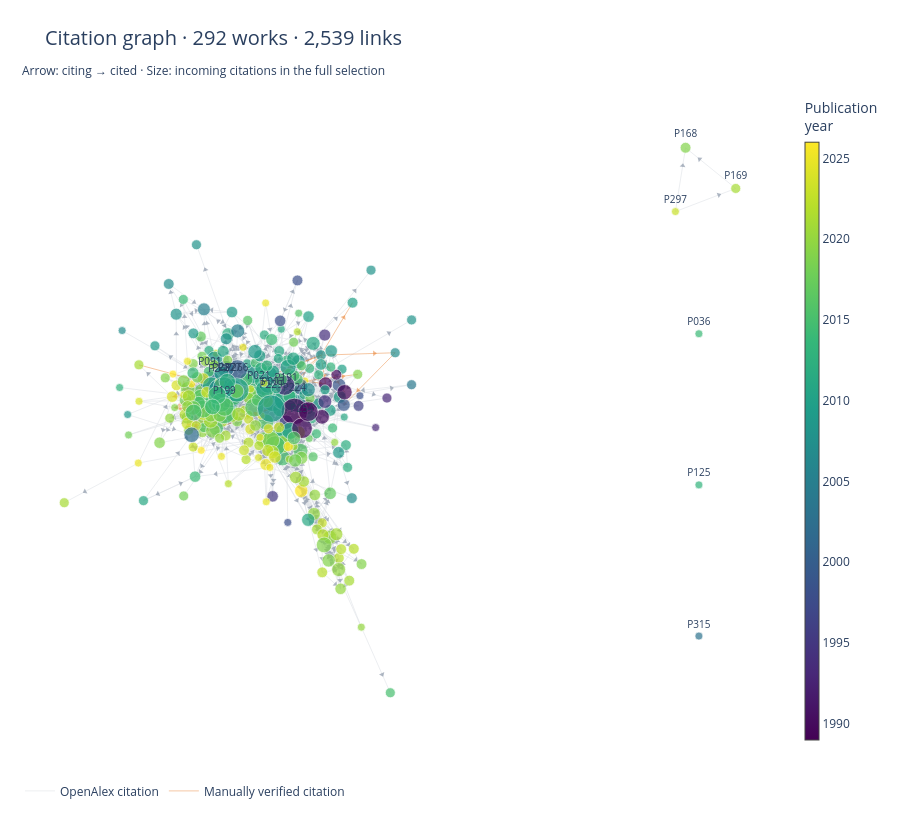

Write notebook code for a chart like this one.
### Markdown cell above
## 3. Interactive citation graph

Zoom or pan to inspect dense regions. Hover over a **node** for its title, ID, year, degree
counts and reference-coverage note. Hover over an **arrowhead** for the citing/cited IDs,
matching method, provenance and manual evidence page when available. Arrowheads sit partway
along each link and point toward the cited work. Double-click to reset the view.

The exported HTML includes Plotly itself and opens offline in a browser. Colors and node
sizes use the same corpus-wide scale in the overview and the focused view.

### Code cell
def wrapped_html(value, width=65):
    return '<br>'.join(escape(line) for line in textwrap.wrap(str(value), width))

def interactive_graph(graph, positions, title, label_all=False):
    figure = go.Figure()
    for kind, color in edge_colors.items():
        selected = [(a, b, d) for a, b, d in graph.edges(data=True) if d['citation_source'] == kind]
        if not selected:
            continue
        line_x, line_y, arrow_x, arrow_y, angles, hover = [], [], [], [], [], []
        for a, b, data in selected:
            start, end = np.asarray(positions[a]), np.asarray(positions[b])
            line_x.extend([start[0], end[0], None])
            line_y.extend([start[1], end[1], None])
            point = start + 0.72 * (end - start)
            arrow_x.append(point[0]); arrow_y.append(point[1])
            delta = end - start
            angles.append(float(90 - np.degrees(np.arctan2(delta[1], delta[0]))))
            hover.append(f'<b>{a} → {b}</b><br>'
                f'{wrapped_html(G.nodes[a]["title"])}<br>cites<br>'
                f'{wrapped_html(G.nodes[b]["title"])}<br><br>'
                f'Source: {escape(kind)}<br>Match: {escape(data["target_match_method"])}<br>'
                f'PDF evidence page: {escape(data["evidence_pdf_page"] or "—")}')
        label = 'OpenAlex citation' if kind == 'openalex' else 'Manually verified citation'
        figure.add_trace(go.Scatter(x=line_x, y=line_y, mode='lines', name=label,
            legendgroup=kind, line=dict(color=color, width=0.6),
            opacity=0.20 if kind == 'openalex' else 0.7, hoverinfo='skip'))
        figure.add_trace(go.Scatter(x=arrow_x, y=arrow_y, mode='markers',
            marker=dict(symbol='triangle-up', angle=angles, size=5, color=color),
            opacity=0.5, text=hover, hovertemplate='%{text}<extra></extra>',
            showlegend=False, legendgroup=kind))
    papers = list(graph)
    hover = []
    for p in papers:
        data = G.nodes[p]
        aliases = pdf_map.loc[pdf_map.canonical_paper_id.eq(p), 'paper_id'].tolist()
        hover.append(f'<b>{p} · {data["year"]}</b><br>{wrapped_html(data["title"])}<br><br>'
            f'Incoming citations in selection: {G.in_degree(p)}<br>'
            f'Outgoing references in selection: {G.out_degree(p)}<br>'
            f'PDF IDs: {", ".join(aliases)}<br>'
            f'Coverage: {wrapped_html(data["reference_coverage_note"])}')
    figure.add_trace(go.Scatter(
        x=[positions[p][0] for p in papers], y=[positions[p][1] for p in papers],
        mode='markers+text', name='Works', showlegend=False,
        text=[p if label_all or p in labels else '' for p in papers],
        textposition='top center', textfont=dict(size=10), customdata=papers,
        hovertext=hover, hovertemplate='%{hovertext}<extra></extra>',
        marker=dict(size=[8 + 2.0 * np.sqrt(G.in_degree(p)) for p in papers],
            color=[G.nodes[p]['year'] for p in papers], colorscale='Viridis',
            cmin=year_min, cmax=year_max, showscale=True,
            colorbar=dict(title='Publication<br>year', thickness=14),
            line=dict(width=0.7, color='white'))))
    figure.update_layout(title=dict(text=title, font=dict(size=20)),
        template='plotly_white', height=820, hovermode='closest',
        margin=dict(l=20, r=40, t=90, b=70),
        legend=dict(orientation='h', y=-0.04),
        xaxis=dict(visible=False), yaxis=dict(visible=False, scaleanchor='x', scaleratio=1),
        annotations=[dict(text='Arrow: citing → cited · Size: incoming citations in the full selection',
                          x=0, y=1.045, xref='paper', yref='paper', showarrow=False, xanchor='left')])
    return figure

overview = interactive_graph(G, pos, f'Citation graph · {len(G)} works · {G.number_of_edges():,} links')
overview.write_html(OUT / 'citation_graph_interactive.html', include_plotlyjs=True,
                    config={'scrollZoom': True, 'displaylogo': False})
overview.show(renderer='plotly_mimetype', config={'scrollZoom': True, 'displaylogo': False})
print('Offline interactive graph:', OUT / 'citation_graph_interactive.html')

### Figure 1 — Plotly figure (JSON) as saved in the notebook; plotly's stock layout.template omitted (floating-point values rounded to 4 significant figures; data arrays with more than 128 entries replaced by an {"elided": "..."} marker saying what was removed)
{"data": [{"hoverinfo": "skip", "legendgroup": "openalex", "line": {"color": "#64748b", "width": 0.6}, "mode": "lines", "name": "OpenAlex citation", "opacity": 0.2, "type": "scatter", "x": {"elided": "7422 float values"}, "y": {"elided": "7422 float values"}}, {"hovertemplate": "%{text}<extra></extra>", "legendgroup": "openalex", "marker": {"angle": {"elided": "2474 float values"}, "color": "#64748b", "size": 5, "symbol": "triangle-up"}, "mode": "markers", "opacity": 0.5, "showlegend": false, "text": {"elided": "2474 str values"}, "type": "scatter", "x": {"elided": "2474 float values"}, "y": {"elided": "2474 float values"}}, {"hoverinfo": "skip", "legendgroup": "local_pdf_manual_review", "line": {"color": "#e87924", "width": 0.6}, "mode": "lines", "name": "Manually verified citation", "opacity": 0.7, "type": "scatter", "x": {"elided": "195 float values"}, "y": {"elided": "195 float values"}}, {"hovertemplate": "%{text}<extra></extra>", "legendgroup": "local_pdf_manual_review", "marker": {"angle": [105.0, -80.24, 25.7, 70.25, -34.67, 5.433, 31.51, 85.95, 27.2, 38.16, -6.59, 62.65, -5.549, 75.3, 11.57, 57.14, 15.87, 97.65, -108.5, -173.3, 82.78, -101.6, -129.2, -86.65, -97.47, -98.33, -135.4, 53.05, 58.86, 97.98, 110.2, 94.9, 75.27, 92.89, 68.84, 104.6, 101.7, 81.68, -98.58, 104.5, 33.5, 96.79, 47.15, 175.5, 171.8, 112.6, 131.2, -0.07597, 87.76, 125.9, 82.33, 72.96, 144.0, 79.55, 90.38, 150.6, 109.3, -112.5, 88.12, -137.0, 170.9, 147.5, 31.06, -129.7, -110.2], "color": "#e87924", "size": 5, "symbol": "triangle-up"}, "mode": "markers", "opacity": 0.5, "showlegend": false, "text": ["<b>P032 → P286</b><br>An Empirical Guide to Investor-Level Private Equity Data from<br>Preqin<br>cites<br>Private equity portfolio company fees<br><br>Source: local_pdf_manual_review<br>Match: manually_verified_pdf_citation<br>PDF evidence page: 16", "<b>P064 → P188</b><br>What Do Different Commercial Data Sets Tell Us About Private<br>Equity Performance?<br>cites<br>Benchmarking private equity: The direct alpha method<br><br>Source: local_pdf_manual_review<br>Match: manually_verified_pdf_citation<br>PDF evidence page: 30", "<b>P064 → P199</b><br>What Do Different Commercial Data Sets Tell Us About Private<br>Equity Performance?<br>cites<br>Private Equity Performance: What Do We Know?<br><br>Source: local_pdf_manual_review<br>Match: manually_verified_pdf_citation<br>PDF evidence page: 30", "<b>P064 → P229</b><br>What Do Different Commercial Data Sets Tell Us About Private<br>Equity Performance?<br>cites<br>Leveraged Buyouts and Private Equity<br><br>Source: local_pdf_manual_review<br>Match: manually_verified_pdf_citation<br>PDF evidence page: 30", "<b>P064 → P241</b><br>What Do Different Commercial Data Sets Tell Us About Private<br>Equity Performance?<br>cites<br>Risk and Expected Returns of Private Equity Investments: Evidence<br>Based on Market Prices<br><br>Source: local_pdf_manual_review<br>Match: manually_verified_pdf_citation<br>PDF evidence page: 30", "<b>P064 → P247</b><br>What Do Different Commercial Data Sets Tell Us About Private<br>Equity Performance?<br>cites<br>Smart Institutions, Foolish Choices: The Limited Partner<br>Performance Puzzle<br><br>Source: local_pdf_manual_review<br>Match: manually_verified_pdf_citation<br>PDF evidence page: 31", "<b>P067 → P059</b><br>Private Equity Portfolio Companies: A First Look at Burgiss<br>Holdings Data<br>cites<br>Adverse selection and the performance of private equity co-<br>investments<br><br>Source: local_pdf_manual_review<br>Match: manually_verified_pdf_citation<br>PDF evidence page: 10", "<b>P067 → P064</b><br>Private Equity Portfolio Companies: A First Look at Burgiss<br>Holdings Data<br>cites<br>What Do Different Commercial Data Sets Tell Us About Private<br>Equity Performance?<br><br>Source: local_pdf_manual_review<br>Match: manually_verified_pdf_citation<br>PDF evidence page: 10", "<b>P067 → P065</b><br>Private Equity Portfolio Companies: A First Look at Burgiss<br>Holdings Data<br>cites<br>Do private equity funds manipulate reported returns?<br><br>Source: local_pdf_manual_review<br>Match: manually_verified_pdf_citation<br>PDF evidence page: 10", "<b>P067 → P149</b><br>Private Equity Portfolio Companies: A First Look at Burgiss<br>Holdings Data<br>cites<br>The disintermediation of financial markets: Direct investing in<br>private equity<br><br>Source: local_pdf_manual_review<br>Match: manually_verified_pdf_citation<br>PDF evidence page: 10", "<b>P067 → P188</b><br>Private Equity Portfolio Companies: A First Look at Burgiss<br>Holdings Data<br>cites<br>Benchmarking private equity: The direct alpha method<br><br>Source: local_pdf_manual_review<br>Match: manually_verified_pdf_citation<br>PDF evidence page: 10", "<b>P067 → P199</b><br>Private Equity Portfolio Companies: A First Look at Burgiss<br>Holdings Data<br>cites<br>Private Equity Performance: What Do We Know?<br><br>Source: local_pdf_manual_review<br>Match: manually_verified_pdf_citation<br>PDF evidence page: 10", "<b>P067 → P200</b><br>Private Equity Portfolio Companies: A First Look at Burgiss<br>Holdings Data<br>cites<br>Financial intermediation in private equity: How well do funds of<br>funds perform?<br><br>Source: local_pdf_manual_review<br>Match: manually_verified_pdf_citation<br>PDF evidence page: 10", "<b>P067 → P229</b><br>Private Equity Portfolio Companies: A First Look at Burgiss<br>Holdings Data<br>cites<br>Leveraged Buyouts and Private Equity<br><br>Source: local_pdf_manual_review<br>Match: manually_verified_pdf_citation<br>PDF evidence page: 11", "<b>P067 → P271</b><br>Private Equity Portfolio Companies: A First Look at Burgiss<br>Holdings Data<br>cites<br>The liquidity cost of private equity investments: Evidence from<br>secondary market transactions<br><br>Source: local_pdf_manual_review<br>Match: manually_verified_pdf_citation<br>PDF evidence page: 11", "<b>P067 → P293</b><br>Private Equity Portfolio Companies: A First Look at Burgiss<br>Holdings Data<br>cites<br>Cyclicality, performance measurement, and cash flow liquidity in<br>private equity<br><br>Source: local_pdf_manual_review<br>Match: manually_verified_pdf_citation<br>PDF evidence page: 11", "<b>P067 → P302</b><br>Private Equity Portfolio Companies: A First Look at Burgiss<br>Holdings Data<br>cites<br>The Public Market Equivalent and Private Equity Performance<br><br>Source: local_pdf_manual_review<br>Match: manually_verified_pdf_citation<br>PDF evidence page: 11", "<b>P073 → P019</b><br>The Structure of Leveraged Buyouts and the Free-Rider Problem<br>cites<br>Event risk, covenants, and bondholder returns in leveraged<br>buyouts<br><br>Source: local_pdf_manual_review<br>Match: manually_verified_pdf_citation<br>PDF evidence page: 36", "<b>P073 → P021</b><br>The Structure of Leveraged Buyouts and the Free-Rider Problem<br>cites<br>Borrow Cheap, Buy High? The Determinants of Leverage and Pricing<br>in Buyouts<br><br>Source: local_pdf_manual_review<br>Match: manually_verified_pdf_citation<br>PDF evidence page: 36", "<b>P073 → P093</b><br>The Structure of Leveraged Buyouts and the Free-Rider Problem<br>cites<br>Sources of Value Creation in Private Equity Buyouts of Private<br>Firms<br><br>Source: local_pdf_manual_review<br>Match: manually_verified_pdf_citation<br>PDF evidence page: 37", "<b>P073 → P133</b><br>The Structure of Leveraged Buyouts and the Free-Rider Problem<br>cites<br>Leveraged buyouts and bond credit spreads<br><br>Source: local_pdf_manual_review<br>Match: manually_verified_pdf_citation<br>PDF evidence page: 37", "<b>P073 → P228</b><br>The Structure of Leveraged Buyouts and the Free-Rider Problem<br>cites<br>The Evolution of Buyout Pricing and Financial Structure in the<br>1980s<br><br>Source: local_pdf_manual_review<br>Match: manually_verified_pdf_citation<br>PDF evidence page: 38", "<b>P073 → P229</b><br>The Structure of Leveraged Buyouts and the Free-Rider Problem<br>cites<br>Leveraged Buyouts and Private Equity<br><br>Source: local_pdf_manual_review<br>Match: manually_verified_pdf_citation<br>PDF evidence page: 38", "<b>P073 → P259</b><br>The Structure of Leveraged Buyouts and the Free-Rider Problem<br>cites<br>A theory of LBO activity based on repeated debt-equity conflicts<br><br>Source: local_pdf_manual_review<br>Match: manually_verified_pdf_citation<br>PDF evidence page: 38", "<b>P073 → P266</b><br>The Structure of Leveraged Buyouts and the Free-Rider Problem<br>cites<br>The Economics of Private Equity Funds<br><br>Source: local_pdf_manual_review<br>Match: manually_verified_pdf_citation<br>PDF evidence page: 38", "<b>P073 → P286</b><br>The Structure of Leveraged Buyouts and the Free-Rider Problem<br>cites<br>Private equity portfolio company fees<br><br>Source: local_pdf_manual_review<br>Match: manually_verified_pdf_citation<br>PDF evidence page: 38", "<b>P170 → P085</b><br>Deconstructing Equity: Public Ownership, Agency Costs, and<br>Complete Capital Markets<br>cites<br>A Theory of the Going-Public Decision<br><br>Source: local_pdf_manual_review<br>Match: manually_verified_pdf_citation<br>PDF evidence page: 25", "<b>P187 → P091</b><br>Evaluating Private Equity Performance Using Stochastic Discount<br>Factors<br>cites<br>The risk and return of venture capital<br><br>Source: local_pdf_manual_review<br>Match: manually_verified_pdf_citation<br>PDF evidence page: 33", "<b>P187 → P158</b><br>Evaluating Private Equity Performance Using Stochastic Discount<br>Factors<br>cites<br>Private Equity Performance and Liquidity Risk<br><br>Source: local_pdf_manual_review<br>Match: manually_verified_pdf_citation<br>PDF evidence page: 34", "<b>P187 → P186</b><br>Evaluating Private Equity Performance Using Stochastic Discount<br>Factors<br>cites<br>Do Private Equity Managers Have Superior Information on Public<br>Markets?<br><br>Source: local_pdf_manual_review<br>Match: manually_verified_pdf_citation<br>PDF evidence page: 34", "<b>P187 → P193</b><br>Evaluating Private Equity Performance Using Stochastic Discount<br>Factors<br>cites<br>Valuing Private Equity Investments Strip by Strip<br><br>Source: local_pdf_manual_review<br>Match: manually_verified_pdf_citation<br>PDF evidence page: 34", "<b>P187 → P199</b><br>Evaluating Private Equity Performance Using Stochastic Discount<br>Factors<br>cites<br>Private Equity Performance: What Do We Know?<br><br>Source: local_pdf_manual_review<br>Match: manually_verified_pdf_citation<br>PDF evidence page: 35", "<b>P187 → P227</b><br>Evaluating Private Equity Performance Using Stochastic Discount<br>Factors<br>cites<br>Private Equity Performance: Returns, Persistence, and Capital<br>Flows<br><br>Source: local_pdf_manual_review<br>Match: manually_verified_pdf_citation<br>PDF evidence page: 35", "<b>P187 → P237</b><br>Evaluating Private Equity Performance Using Stochastic Discount<br>Factors<br>cites<br>Risk‐Adjusting the Returns to Venture Capital<br><br>Source: local_pdf_manual_review<br>Match: manually_verified_pdf_citation<br>PDF evidence page: 35", "<b>P187 → P247</b><br>Evaluating Private Equity Performance Using Stochastic Discount<br>Factors<br>cites<br>Smart Institutions, Foolish Choices: The Limited Partner<br>Performance Puzzle<br><br>Source: local_pdf_manual_review<br>Match: manually_verified_pdf_citation<br>PDF evidence page: 35", "<b>P187 → P302</b><br>Evaluating Private Equity Performance Using Stochastic Discount<br>Factors<br>cites<br>The Public Market Equivalent and Private Equity Performance<br><br>Source: local_pdf_manual_review<br>Match: manually_verified_pdf_citation<br>PDF evidence page: 35", "<b>P236 → P012</b><br>Private Equity for Pension Plans? Evaluating Private Equity<br>Performance from an Investor&#x27;s Perspective<br>cites<br>Political Representation and Governance: Evidence from the<br>Investment Decisions of Public Pension Funds<br><br>Source: local_pdf_manual_review<br>Match: manually_verified_pdf_citation<br>PDF evidence page: 19", "<b>P236 → P030</b><br>Private Equity for Pension Plans? Evaluating Private Equity<br>Performance from an Investor&#x27;s Perspective<br>cites<br>Interim fund performance and fundraising in private equity<br><br>Source: local_pdf_manual_review<br>Match: manually_verified_pdf_citation<br>PDF evidence page: 19", "<b>P236 → P033</b><br>Private Equity for Pension Plans? Evaluating Private Equity<br>Performance from an Investor&#x27;s Perspective<br>cites<br>Fee Variation in Private Equity<br><br>Source: local_pdf_manual_review<br>Match: manually_verified_pdf_citation<br>PDF evidence page: 19", "<b>P236 → P065</b><br>Private Equity for Pension Plans? Evaluating Private Equity<br>Performance from an Investor&#x27;s Perspective<br>cites<br>Do private equity funds manipulate reported returns?<br><br>Source: local_pdf_manual_review<br>Match: manually_verified_pdf_citation<br>PDF evidence page: 19", "<b>P236 → P080</b><br>Private Equity for Pension Plans? Evaluating Private Equity<br>Performance from an Investor&#x27;s Perspective<br>cites<br>Measuring Institutional Investors’ Skill at Making Private Equity<br>Investments<br><br>Source: local_pdf_manual_review<br>Match: manually_verified_pdf_citation<br>PDF evidence page: 19", "<b>P236 → P114</b><br>Private Equity for Pension Plans? Evaluating Private Equity<br>Performance from an Investor&#x27;s Perspective<br>cites<br>The importance of size in private equity: Evidence from a survey<br>of limited partners<br><br>Source: local_pdf_manual_review<br>Match: manually_verified_pdf_citation<br>PDF evidence page: 19", "<b>P236 → P128</b><br>Private Equity for Pension Plans? Evaluating Private Equity<br>Performance from an Investor&#x27;s Perspective<br>cites<br>Investor Scale and Performance in Private Equity Investments<br><br>Source: local_pdf_manual_review<br>Match: manually_verified_pdf_citation<br>PDF evidence page: 19", "<b>P236 → P166</b><br>Private Equity for Pension Plans? Evaluating Private Equity<br>Performance from an Investor&#x27;s Perspective<br>cites<br>Nowcasting Net Asset Values: The Case of Private Equity<br><br>Source: local_pdf_manual_review<br>Match: manually_verified_pdf_citation<br>PDF evidence page: 19", "<b>P236 → P188</b><br>Private Equity for Pension Plans? Evaluating Private Equity<br>Performance from an Investor&#x27;s Perspective<br>cites<br>Benchmarking private equity: The direct alpha method<br><br>Source: local_pdf_manual_review<br>Match: manually_verified_pdf_citation<br>PDF evidence page: 19", "<b>P236 → P199</b><br>Private Equity for Pension Plans? Evaluating Private Equity<br>Performance from an Investor&#x27;s Perspective<br>cites<br>Private Equity Performance: What Do We Know?<br><br>Source: local_pdf_manual_review<br>Match: manually_verified_pdf_citation<br>PDF evidence page: 19", "<b>P236 → P201</b><br>Private Equity for Pension Plans? Evaluating Private Equity<br>Performance from an Investor&#x27;s Perspective<br>cites<br>Has persistence persisted in private equity? Evidence from buyout<br>and venture capital funds<br><br>Source: local_pdf_manual_review<br>Match: manually_verified_pdf_citation<br>PDF evidence page: 19", "<b>P236 → P217</b><br>Private Equity for Pension Plans? Evaluating Private Equity<br>Performance from an Investor&#x27;s Perspective<br>cites<br>Private Equity Net Asset Values and Future Cash Flows<br><br>Source: local_pdf_manual_review<br>Match: manually_verified_pdf_citation<br>PDF evidence page: 19", "<b>P236 → P227</b><br>Private Equity for Pension Plans? Evaluating Private Equity<br>Performance from an Investor&#x27;s Perspective<br>cites<br>Private Equity Performance: Returns, Persistence, and Capital<br>Flows<br><br>Source: local_pdf_manual_review<br>Match: manually_verified_pdf_citation<br>PDF evidence page: 19", "<b>P236 → P237</b><br>Private Equity for Pension Plans? Evaluating Private Equity<br>Performance from an Investor&#x27;s Perspective<br>cites<br>Risk‐Adjusting the Returns to Venture Capital<br><br>Source: local_pdf_manual_review<br>Match: manually_verified_pdf_citation<br>PDF evidence page: 19", "<b>P236 → P247</b><br>Private Equity for Pension Plans? Evaluating Private Equity<br>Performance from an Investor&#x27;s Perspective<br>cites<br>Smart Institutions, Foolish Choices: The Limited Partner<br>Performance Puzzle<br><br>Source: local_pdf_manual_review<br>Match: manually_verified_pdf_citation<br>PDF evidence page: 19", "<b>P236 → P289</b><br>Private Equity for Pension Plans? Evaluating Private Equity<br>Performance from an Investor&#x27;s Perspective<br>cites<br>Local Overweighting and Underperformance: Evidence from Limited<br>Partner Private Equity Investments<br><br>Source: local_pdf_manual_review<br>Match: manually_verified_pdf_citation<br>PDF evidence page: 19", "<b>P236 → P271</b><br>Private Equity for Pension Plans? Evaluating Private Equity<br>Performance from an Investor&#x27;s Perspective<br>cites<br>The liquidity cost of private equity investments: Evidence from<br>secondary market transactions<br><br>Source: local_pdf_manual_review<br>Match: manually_verified_pdf_citation<br>PDF evidence page: 20", "<b>P236 → P287</b><br>Private Equity for Pension Plans? Evaluating Private Equity<br>Performance from an Investor&#x27;s Perspective<br>cites<br>The Performance of Private Equity Funds<br><br>Source: local_pdf_manual_review<br>Match: manually_verified_pdf_citation<br>PDF evidence page: 20", "<b>P236 → P296</b><br>Private Equity for Pension Plans? Evaluating Private Equity<br>Performance from an Investor&#x27;s Perspective<br>cites<br>Limited partner performance and the maturing of the private<br>equity industry<br><br>Source: local_pdf_manual_review<br>Match: manually_verified_pdf_citation<br>PDF evidence page: 20", "<b>P236 → P302</b><br>Private Equity for Pension Plans? Evaluating Private Equity<br>Performance from an Investor&#x27;s Perspective<br>cites<br>The Public Market Equivalent and Private Equity Performance<br><br>Source: local_pdf_manual_review<br>Match: manually_verified_pdf_citation<br>PDF evidence page: 20", "<b>P236 → P304</b><br>Private Equity for Pension Plans? Evaluating Private Equity<br>Performance from an Investor&#x27;s Perspective<br>cites<br>Replicating Private Equity with Value Investing, Homemade<br>Leverage, and Hold-to-Maturity Accounting<br><br>Source: local_pdf_manual_review<br>Match: manually_verified_pdf_citation<br>PDF evidence page: 20", "<b>P263 → P266</b><br>Does Private Equity Create Wealth? The Effects of Private Equity<br>and Derivatives on Corporate Governance<br>cites<br>The Economics of Private Equity Funds<br><br>Source: local_pdf_manual_review<br>Match: manually_verified_pdf_citation<br>PDF evidence page: 4", "<b>P263 → P170</b><br>Does Private Equity Create Wealth? The Effects of Private Equity<br>and Derivatives on Corporate Governance<br>cites<br>Deconstructing Equity: Public Ownership, Agency Costs, and<br>Complete Capital Markets<br><br>Source: local_pdf_manual_review<br>Match: manually_verified_pdf_citation<br>PDF evidence page: 6", "<b>P263 → P229</b><br>Does Private Equity Create Wealth? The Effects of Private Equity<br>and Derivatives on Corporate Governance<br>cites<br>Leveraged Buyouts and Private Equity<br><br>Source: local_pdf_manual_review<br>Match: manually_verified_pdf_citation<br>PDF evidence page: 10", "<b>P263 → P019</b><br>Does Private Equity Create Wealth? The Effects of Private Equity<br>and Derivatives on Corporate Governance<br>cites<br>Event risk, covenants, and bondholder returns in leveraged<br>buyouts<br><br>Source: local_pdf_manual_review<br>Match: manually_verified_pdf_citation<br>PDF evidence page: 16", "<b>P263 → P260</b><br>Does Private Equity Create Wealth? The Effects of Private Equity<br>and Derivatives on Corporate Governance<br>cites<br>Wealth effects of going private for senior securities<br><br>Source: local_pdf_manual_review<br>Match: manually_verified_pdf_citation<br>PDF evidence page: 16", "<b>P263 → P004</b><br>Does Private Equity Create Wealth? The Effects of Private Equity<br>and Derivatives on Corporate Governance<br>cites<br>More insiders, more insider trading: Evidence from private-equity<br>buyouts☆<br><br>Source: local_pdf_manual_review<br>Match: manually_verified_pdf_citation<br>PDF evidence page: 22", "<b>P263 → P228</b><br>Does Private Equity Create Wealth? The Effects of Private Equity<br>and Derivatives on Corporate Governance<br>cites<br>The Evolution of Buyout Pricing and Financial Structure in the<br>1980s<br><br>Source: local_pdf_manual_review<br>Match: manually_verified_pdf_citation<br>PDF evidence page: 22", "<b>P263 → P274</b><br>Does Private Equity Create Wealth? The Effects of Private Equity<br>and Derivatives on Corporate Governance<br>cites<br>Club deals in leveraged buyouts<br><br>Source: local_pdf_manual_review<br>Match: manually_verified_pdf_citation<br>PDF evidence page: 22"], "type": "scatter", "x": [-0.178, -0.2252, -0.1327, -0.01349, -0.1973, -0.1436, -0.2105, -0.1802, -0.2114, -0.1881, -0.2526, -0.16, -0.2581, -0.04087, -0.239, -0.1588, -0.2378, 0.2122, 0.04298, 0.1446, 0.294, 0.1086, 0.0741, 0.09831, -0.01287, -0.01398, 0.3478, -0.2101, -0.2069, -0.1538, -0.2083, -0.1738, -0.1602, -0.2273, -0.1847, -0.2515, -0.2359, -0.2198, -0.297, -0.2162, -0.2575, -0.2245, -0.2041, -0.2638, -0.2574, -0.1648, -0.2172, -0.2678, -0.1512, -0.2184, -0.1758, -0.157, -0.2438, -0.166, -0.1831, -0.2426, -0.128, 0.002912, 0.405, 0.08988, 0.228, 0.2764, 0.2967, 0.1244, 0.1328], "y": [0.09027, -0.05466, -0.02526, -0.0171, -0.002752, 0.03, -0.00859, -0.06905, 0.002298, 0.005522, -0.0566, -0.0272, 0.003245, -0.01904, -0.0173, -0.01477, -0.02896, 0.09273, 0.06064, -0.03095, 0.1167, 0.08917, 0.02962, 0.1033, 0.07705, 0.07427, 0.06709, 0.07325, 0.06198, -0.01445, -0.02759, -0.004799, 0.04264, 0.002323, 0.05047, -0.006559, 0.04396, 0.05757, 0.04615, 0.03719, 0.06606, 0.04542, 0.1096, 0.0007633, -0.02171, 0.007685, 0.006238, 0.08533, 0.05512, 0.01481, 0.06295, 0.0845, 0.01759, 0.06932, 0.05, 0.005925, 0.00166, 0.1026, 0.1972, 0.05518, 0.1183, 0.09695, 0.3244, 0.1147, 0.1602]}, {"customdata": {"elided": "292 str values"}, "hovertemplate": "%{hovertext}<extra></extra>", "hovertext": {"elided": "292 str values"}, "marker": {"cmax": 2026, "cmin": 1989, "color": {"elided": "292 int values"}, "colorbar": {"thickness": 14, "title": {"text": "Publication<br>year"}}, "colorscale": [[0.0, "#440154"], [0.1111, "#482878"], [0.2222, "#3e4989"], [0.3333, "#31688e"], [0.4444, "#26828e"], [0.5556, "#1f9e89"], [0.6667, "#35b779"], [0.7778, "#6ece58"], [0.8889, "#b5de2b"], [1.0, "#fde725"]], "line": {"color": "white", "width": 0.7}, "showscale": true, "size": {"elided": "292 float values"}}, "mode": "markers+text", "name": "Works", "showlegend": false, "text": {"elided": "292 str values"}, "textfont": {"size": 10}, "textposition": "top center", "type": "scatter", "x": {"elided": "292 float values"}, "y": {"elided": "292 float values"}}], "layout": {"annotations": [{"showarrow": false, "text": "Arrow: citing → cited · Size: incoming citations in the full selection", "x": 0, "xanchor": "left", "xref": "paper", "y": 1.045, "yref": "paper"}], "height": 820, "hovermode": "closest", "legend": {"orientation": "h", "y": -0.04}, "margin": {"b": 70, "l": 20, "r": 40, "t": 90}, "title": {"font": {"size": 20}, "text": "Citation graph · 292 works · 2,539 links"}, "xaxis": {"visible": false}, "yaxis": {"scaleanchor": "x", "scaleratio": 1, "visible": false}}}
